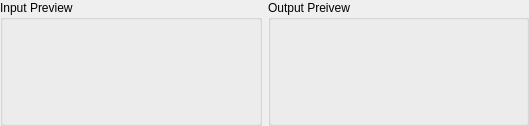
<?xml version="1.0" encoding="UTF-8"?>
<ui version="4.0">
 <class>CProcessingItemPreviewGuiComp</class>
 <widget class="QWidget" name="CProcessingItemPreviewGuiComp">
  <property name="geometry">
   <rect>
    <x>0</x>
    <y>0</y>
    <width>529</width>
    <height>126</height>
   </rect>
  </property>
  <property name="windowTitle">
   <string>Form</string>
  </property>
  <layout class="QHBoxLayout" name="horizontalLayout">
   <property name="margin">
    <number>0</number>
   </property>
   <item>
    <widget class="QGroupBox" name="InputPreviewFrame">
     <property name="sizePolicy">
      <sizepolicy hsizetype="Expanding" vsizetype="Preferred">
       <horstretch>0</horstretch>
       <verstretch>0</verstretch>
      </sizepolicy>
     </property>
     <property name="title">
      <string>Input Preview</string>
     </property>
     <layout class="QVBoxLayout" name="verticalLayout_2"/>
    </widget>
   </item>
   <item>
    <widget class="QGroupBox" name="OutputPreviewFrame">
     <property name="sizePolicy">
      <sizepolicy hsizetype="Expanding" vsizetype="Preferred">
       <horstretch>0</horstretch>
       <verstretch>0</verstretch>
      </sizepolicy>
     </property>
     <property name="title">
      <string>Output Preivew</string>
     </property>
     <layout class="QVBoxLayout" name="verticalLayout_4"/>
    </widget>
   </item>
  </layout>
 </widget>
 <resources/>
 <connections/>
</ui>
